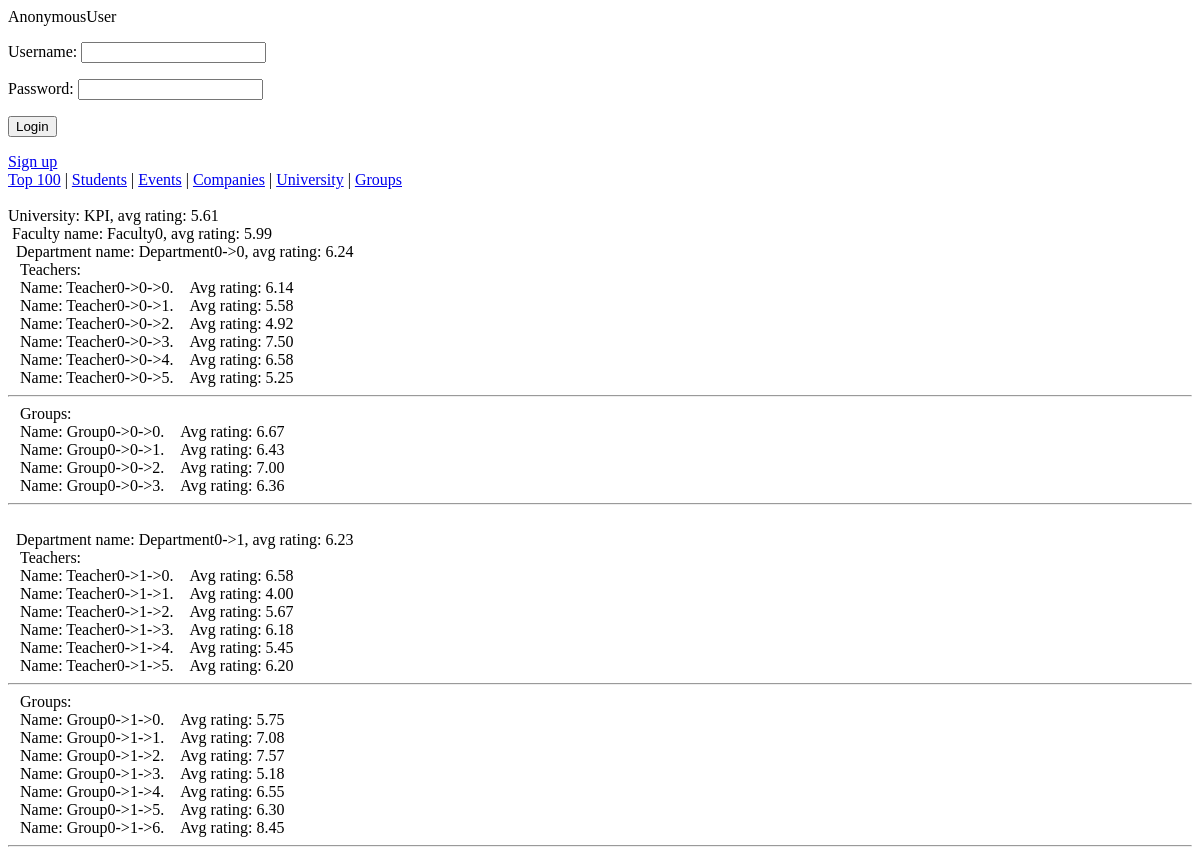
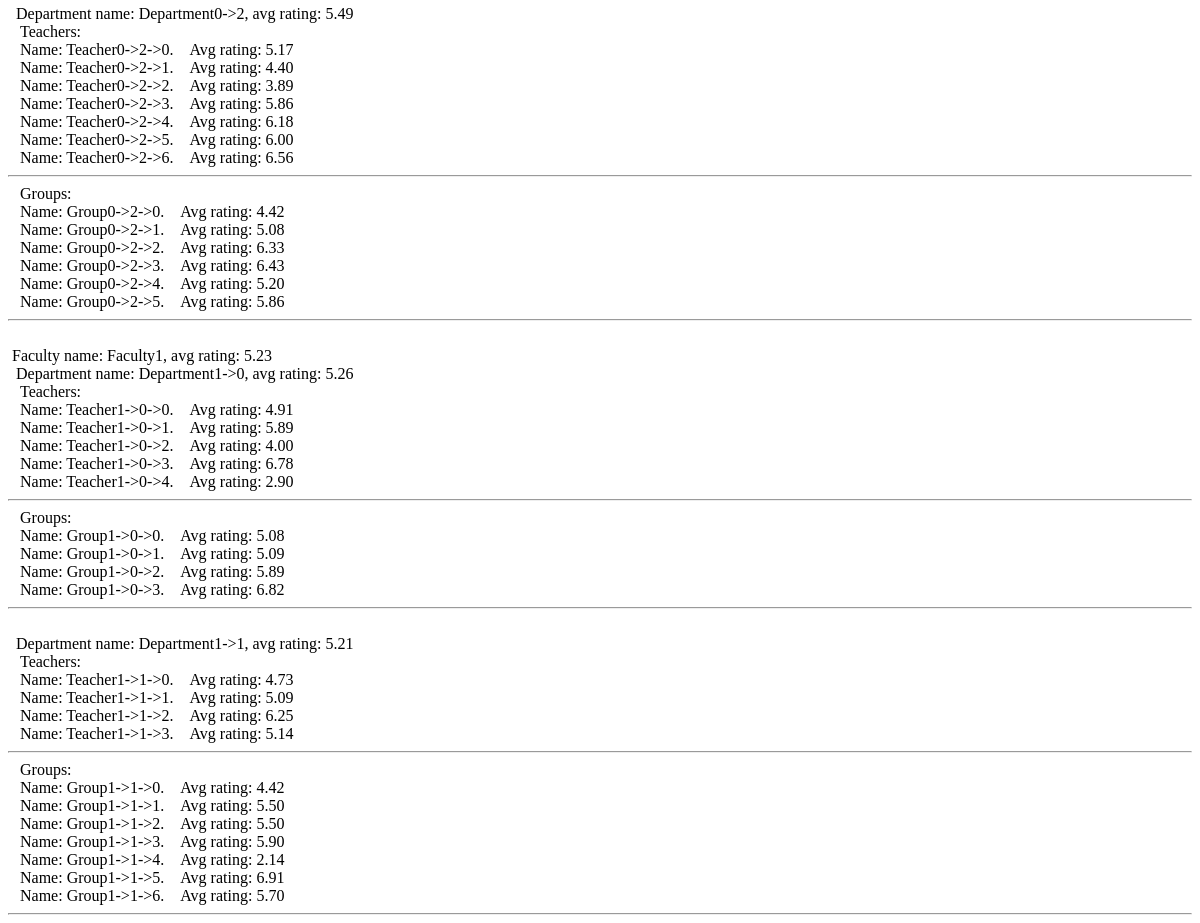
Page /university/ on the earlier database version (2 pictures, top to bottom).
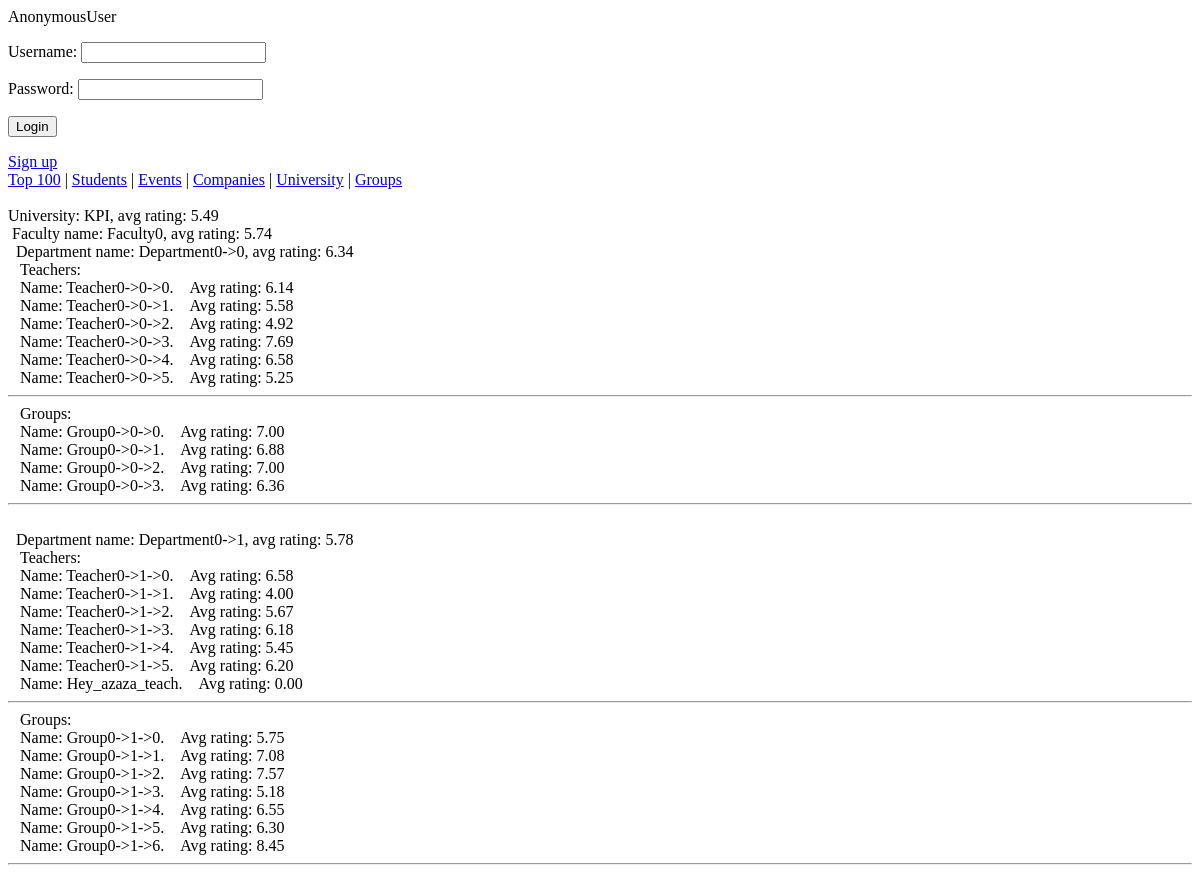
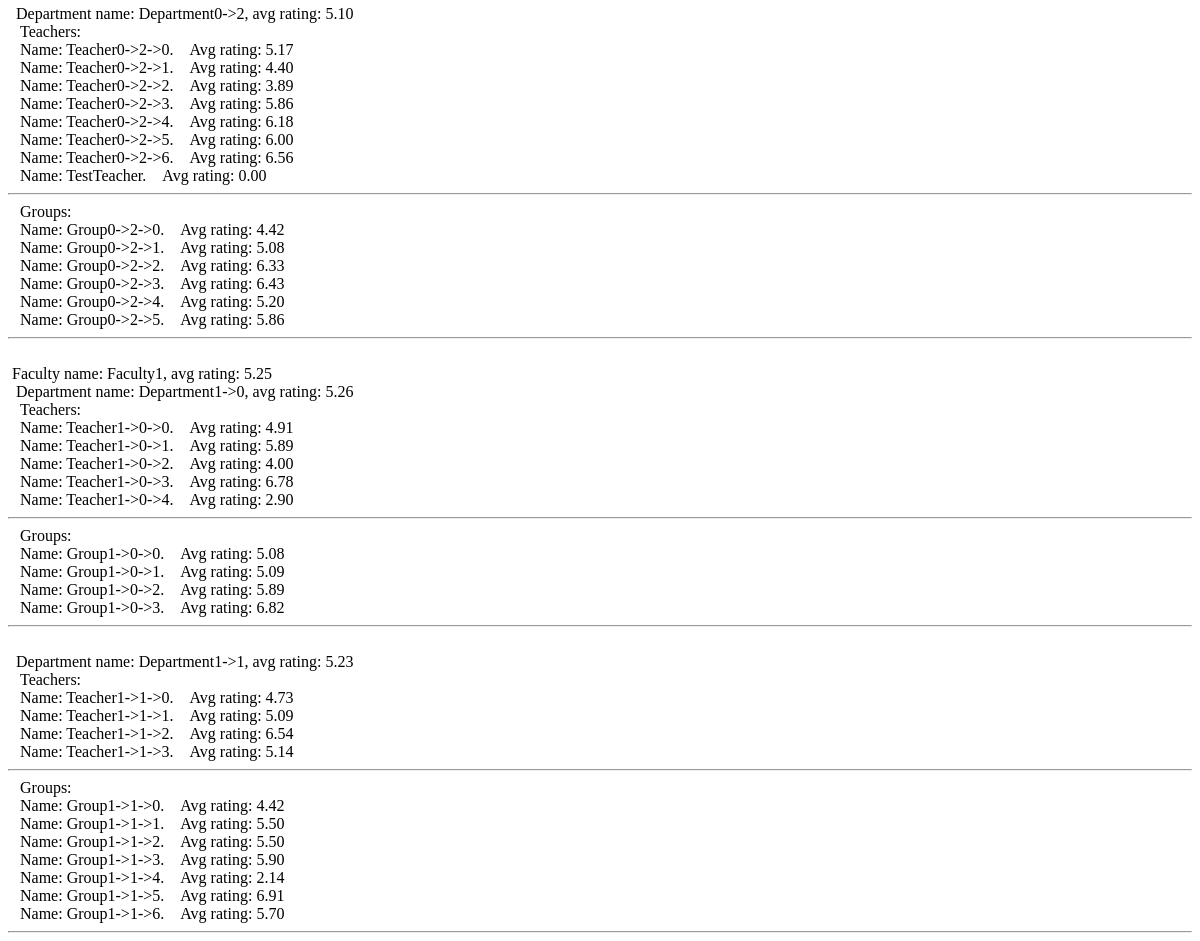
Same page on the later database version (2 pictures, top to bottom).
### ratings/models.py (models this page shows)
class University(models.Model):
	name = models.CharField(max_length=50)
	avg_rating = models.DecimalField(max_digits=4, decimal_places=2, default=0, editable=False)
	def count_rating(self):
		total = 0
		for faculty in self.faculties.all():
			faculty.count_rating()
			total += faculty.avg_rating
		try:
			self.avg_rating = total / len(self.faculties.all())
			self.avg_rating = round(self.avg_rating, 2)
		except ZeroDivisionError:
			self.avg_rating = 0
		self.save()
	def __str__(self):
		return self.name

class Faculty(models.Model):
	name = models.CharField(max_length=50)
	university = models.ForeignKey(University, related_name="faculties")
	avg_rating = models.DecimalField(max_digits=4, decimal_places=2, default=0, editable=False)
	def count_rating(self):
		total = 0
		for department in self.departments.all():
			department.count_rating()
			total += department.avg_rating
		try:
			self.avg_rating = total / len(self.departments.all())
		except ZeroDivisionError:
			self.avg_rating = 0
		self.save()
	def __str__(self):
		return self.name

class Department(models.Model):
	name = models.CharField(max_length=50)
	faculty = models.ForeignKey(Faculty, related_name="departments")
	avg_rating = models.DecimalField(max_digits=4, decimal_places=2, default=0, editable=False)
	def count_rating(self):
		total = 0
		for teacher in self.teachers.all():
			total += teacher.avg_rating
		for group in self.groups.all():
			total += group.avg_rating
		try:
			self.avg_rating = total / (len(self.groups.all()) + len(self.teachers.all()))
		except ZeroDivisionError:
			self.avg_rating = 0
		self.save()
	def __str__(self):
		return self.name

class Teacher(models.Model):
	user = models.OneToOneField(User)
	department = models.ForeignKey(Department, related_name="teachers")
	avg_rating = models.DecimalField(max_digits=4, decimal_places=2, default=0, editable=False)
	count_of_votes = models.IntegerField(default=0, editable=False)
	voted_students = models.ManyToManyField('Student', related_name="rated_teachers", editable=False)
	def vote(self, vote, student):
		if not vote == -1:
			if student is not None:
				if not self.voted_students.filter(user__id=student.user.id).exists():
					self.avg_rating = ((self.avg_rating * self.count_of_votes) + vote) / (self.count_of_votes + 1)
					self.count_of_votes += 1
					self.voted_students.add(student)
					self.save()
	 				return True
		return False
	def __str__(self):
		return self.user.get_username()

class Group(models.Model):
	name = models.CharField(max_length=50)
	department = models.ForeignKey(Department, related_name="groups")
	avg_rating = models.DecimalField(max_digits=4, decimal_places=2, default=0, editable=False)
	count_of_votes = models.IntegerField(default=0, editable=False)
	voted_teachers = models.ManyToManyField('Teacher', related_name="rated_groups", editable=False)
	def vote(self, vote, teacher):
		if not vote == -1:
			if teacher is not None:
				if not self.voted_teachers.filter(user__id=teacher.user.id).exists():
					self.avg_rating = ((self.avg_rating * self.count_of_votes) + vote) / (self.count_of_votes + 1)
					self.count_of_votes += 1
					self.voted_teachers.add(teacher)
					self.save()
					return True
		return False
	def __str__(self):
		return self.name

### ratings/views.py (the view)
# urls.py: url(r'^university/', views.university, name="university"),
def university(request):
    kpi = University.objects.all().first()
    kpi.count_rating()
    return render(request, 'ratings/university.html', {'university': kpi})

### ratings/ctx_log_processor.py (called while the page is built)
def auth_form(request):
    return {'form': AuthForm(), 'request': request}

### ratings/templates/ratings/university.html
{% extends 'base.html' %}
{% block content %}
    <div>
        University:
        {{ university.name }},
        avg rating:
        {{ university.avg_rating }}
        {% for faculty in university.faculties.all %}
            <br/>
            &nbsp;Faculty name: {{ faculty.name }}, avg rating: {{ faculty.avg_rating }}
            {% for department in faculty.departments.all %}
                <br/>
                &nbsp;&nbsp;Department name: {{ department.name }}, avg rating: {{ department.avg_rating }}
                <br />
                &nbsp;&nbsp;&nbsp;Teachers:
                {% for teacher in department.teachers.all %}
                    <br />
                    &nbsp;&nbsp;&nbsp;Name: {{ teacher }}.
                    &nbsp;&nbsp;&nbsp;Avg rating: {{ teacher.avg_rating }}
                {% endfor %}
                <hr />
                &nbsp;&nbsp;&nbsp;Groups:
                {% for group in department.groups.all %}
                    <br />
                    &nbsp;&nbsp;&nbsp;Name: {{ group }}.
                    &nbsp;&nbsp;&nbsp;Avg rating: {{ group.avg_rating }}
                {% endfor %}
                <hr />
            {% endfor %}
        {% endfor %}
    </div>
{% endblock %}

### KPIWatcher/templates/base.html (shortened to what this page needs)
{% load staticfiles %}
<html>
	<head>
	</head>
	<body>
    {% include 'login.html' %}
    {% include 'navigation.html' %}
    <br />
    {%block content%}
	{%endblock%}
	</body>
</html>

### KPIWatcher/templates/login.html (shortened to what this page needs)
<div>
      {{ user }}
      {% if user.is_anonymous %}
          <form method="post" action="{% url 'login' %}">  {% csrf_token %}
                {{form.as_p}}
                <input type="submit" value="Login">
          </form>
          <a href="{% url 'basic_register' %}">Sign up</a>
      {% else %}
          <a href="{% url 'django.contrib.auth.views.logout' %}?next={{ request.path }}">logout</a>
      {% endif %}
</div>

### KPIWatcher/templates/navigation.html
<nav>
    <a href="/">Top 100</a> |
    <a href="/students/">Students</a> |
    <a href="/events/">Events</a> |
    <a href="/companies/">Companies</a> |
    <a href="/university/">University</a> |
    <a href="/groups/">Groups</a>
</nav>

Differences in the rows shown:
computed for University "KPI": avg_rating "5.61" → "5.49"
computed for Faculty "Faculty0": avg_rating "5.99" → "5.74"
computed for Department "Department0->0": avg_rating "6.24" → "6.34"
changed Teacher "Teacher0->0->3": avg_rating "7.50" → "7.69"
changed Group "Group0->0->0": avg_rating "6.67" → "7.00"
changed Group "Group0->0->1": avg_rating "6.43" → "6.88"
computed for Department "Department0->1": avg_rating "6.23" → "5.78"
added Teacher: user.username "Hey_azaza_teach", avg_rating "0.00", shown under Department "Department0->1"
computed for Department "Department0->2": avg_rating "5.49" → "5.10"
added Teacher: user.username "TestTeacher", avg_rating "0.00", shown under Department "Department0->2"
computed for Faculty "Faculty1": avg_rating "5.23" → "5.25"
computed for Department "Department1->1": avg_rating "5.21" → "5.23"
changed Teacher "Teacher1->1->2": avg_rating "6.25" → "6.54"
